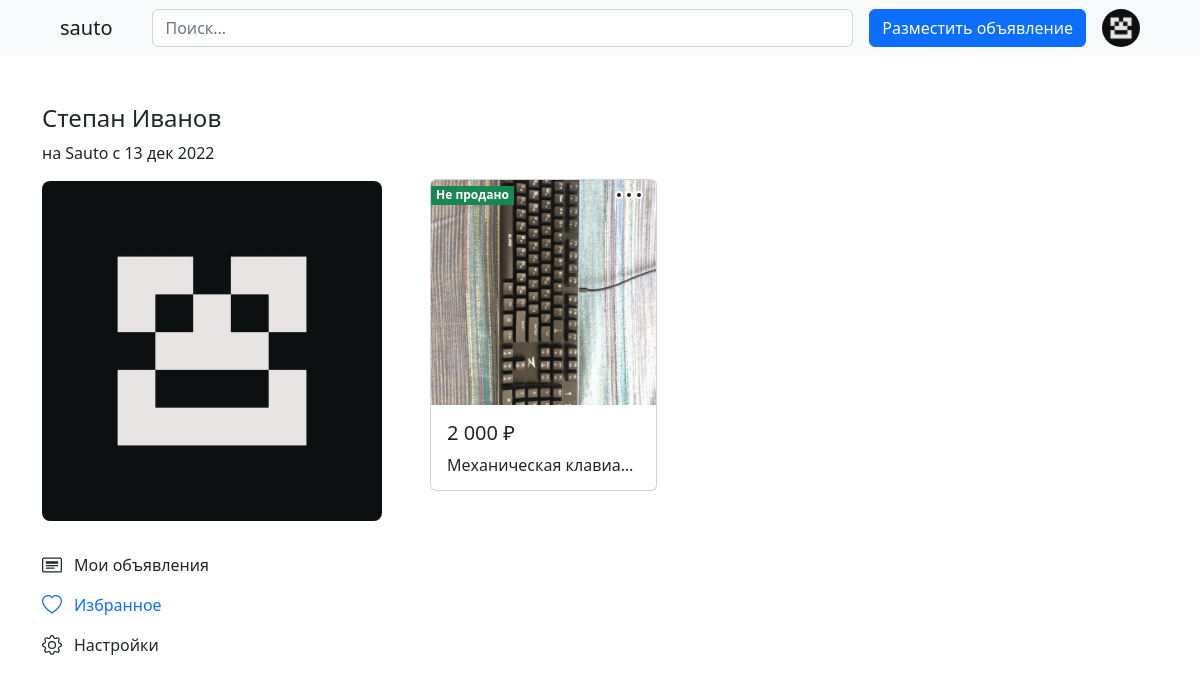
/profile/favorites/ (signed in), run on an earlier commit of the app's database.
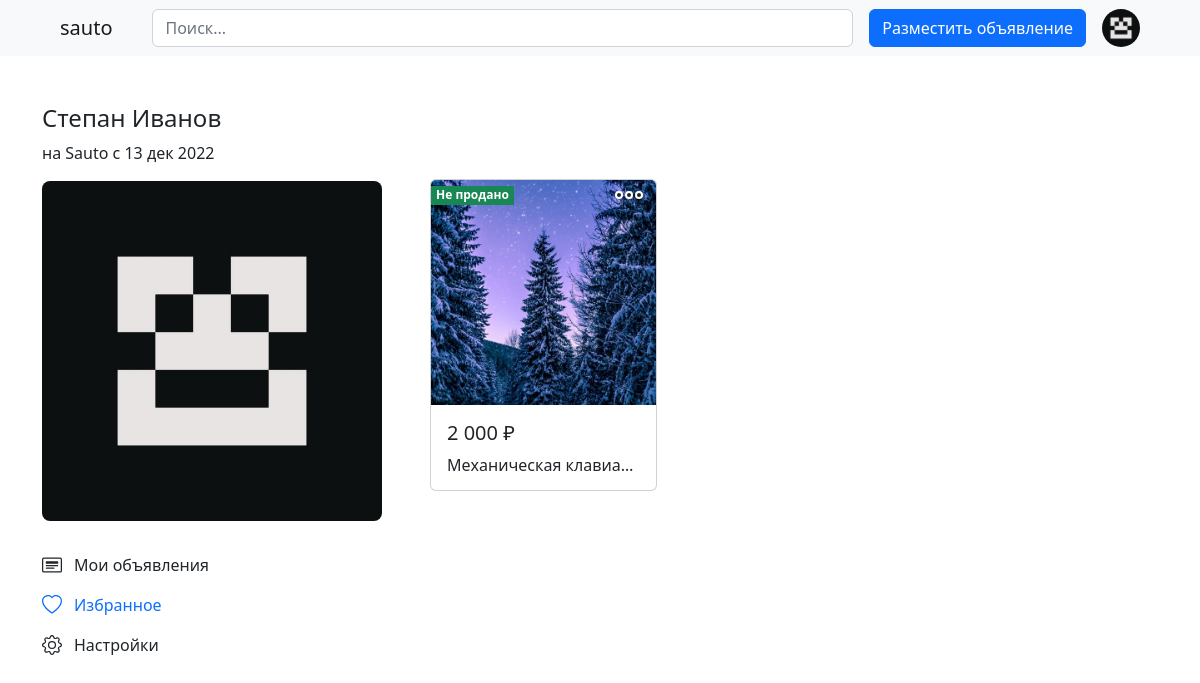
And on a later commit of the database.
### announcement/models.py (models this page shows, shortened)
class Announcement(models.Model):
    CATEGORIES = (
        (None, 'Не выбрано'),
        (0, 'Прочее'),
        (1, 'Женский гардероб'),
        (2, 'Мужской гардероб'),
        (3, 'Детский гардероб'),
        (4, 'Детские товары'),
        (5, 'Хэндмейд'),
        (6, 'Телефоны и планшеты'),
        (7, 'Фото и видеокамеры'),
        (8, 'Компьютерная техника'),
        (9, 'ТВ, аудио, видео'),
        (10, 'Бытовая техника'),
        (11, 'Для дома и дачи'),
        (12, 'Стройматериалы и инструменты'),
        (13, 'Красота и здоровье'),
        (14, 'Спорт и отдых'),
        (15, 'Хобби и развлечения'),
    )
    CONDITION = (
        (None, 'Не выбрано'),
        (0, 'БУ'),
        (1, 'Новое')
    )
    TYPE_ANNOUNCEMENT = (
        (None, 'Не выбрано'),
        (0, 'Продаю свое'),
        (1, 'Приобрел на продажу'),
        (2, 'Магазин'),
    )
    COMMUNICATION_METHOD = (
        (0, 'Адрес электронной почты'),
        (1, 'Имя пользователя телеграм'),
        (2, 'Номер телефона')
    )
    seller = models.ForeignKey(Seller, verbose_name="продавец", on_delete=models.CASCADE)
    category = models.IntegerField(verbose_name="категория", choices=CATEGORIES)
    condition = models.IntegerField(verbose_name="состояние", choices=CONDITION)
    type_announcement = models.IntegerField(verbose_name="тип объявления", choices=TYPE_ANNOUNCEMENT)
    name = models.CharField(verbose_name="название", max_length=50)
    price = models.DecimalField(verbose_name="цена", max_digits=13, decimal_places=2, validators=[MinValueValidator(0.01)])
    description = models.CharField(verbose_name="описание", max_length=3000, blank=True, null=True)
    sold = models.BooleanField(verbose_name="продано", default=False)
    latitude = models.FloatField(verbose_name="широта")
    longitude = models.FloatField(verbose_name="долгота")
    date_created = models.DateTimeField(verbose_name="дата создания", auto_now_add=True)
    date_updated = models.DateTimeField(verbose_name="дата изменения", auto_now_add=True)
    communication_method = models.IntegerField(verbose_name="способ связи", choices=COMMUNICATION_METHOD, default=0)
    class Meta:
        verbose_name = 'объявление'
        verbose_name_plural = 'объявления'
        ordering = ('-date_created', )

class AnnouncementImage(models.Model):
    announcement = models.ForeignKey(Announcement, verbose_name="объявление",  on_delete=models.CASCADE)
    image = models.ImageField(verbose_name="изображение", upload_to=_get_announcement_sale_image_filepath)
    class Meta:
        verbose_name = 'изображение объявления'
        verbose_name_plural = 'изображения объявлений'

### userprofile/views.py (the view)
# urls.py: path('favorites/', views.user_favorites, name='user-favorites'),
@login_required
def user_favorites(request):
    favorites = Favorite.objects.filter(user=request.user)
    announcements_pk = [favorite.announcement.pk for favorite in favorites]
    announcements = Announcement.objects.filter(pk__in=announcements_pk)
    if request.method == 'GET':
        if (request.GET.get('search')
                or request.GET.get('all')):
            response = form_announcements_and_images(request, announcements)
            return JsonResponse(response._asdict())
    page_announcements, paginator = paginate_announcements(request, announcements)
    images = AnnouncementImage.objects.filter(
        announcement__in=page_announcements)
    context = {
        'announcements': page_announcements,
        'images': images,
        'paginator': paginator,
    }
    return render(request, 'userprofile/user-favorites.html', context)

### announcement/utils.py (called while the page is built)
def paginate_announcements(request, announcements: QuerySet) -> tuple[Page, Paginator]:
    paginator = Paginator(announcements, 32)
    page = request.GET.get('page')
    page_announcements = paginator.get_page(page)
    return page_announcements, paginator

### userprofile/templates/userprofile/user-favorites.html (shortened to what this page needs)
{% extends 'announcement/base.html' %}
{% load static %}
{% block search %}
<input type="search" name="q" class="form-control" placeholder="Поиск...">
{% endblock %}
{% block content %}
<link rel="stylesheet" href="{% static 'css/announcement/announcements.css' %}">
<div class="container my-5">
    <div class="row gx-5">
        <div class="col-12 col-xl-4 col-xxl-3 mb-4">
            {% include 'userprofile/this-user-sidebar.html' with active='favorites' %}
        </div>
        <div class="col-12 col-xl-8 col-xxl-9">
            <div style="height: 75.28px;"></div>
            <div class="announcement-cards">
                {% include 'announcement/announcement-cards.html' %}
            </div>
        </div>
    </div>
</div>
{% endblock %}

### announcement/templates/announcement/this-user-announcement-card.html (shortened to what this page needs)
<div class="col" data-announcement="{{ announcement.pk }}">
    <div class="announcement-edit-btn-container">
        <a href="#" class="d-block link-dark text-decoration-none announcement-edit-btn" data-bs-toggle="dropdown"
            aria-expanded="false">
            <svg xmlns="http://www.w3.org/2000/svg" width="32" height="32" fill="#212528" stroke="#fff"
                class="bi bi-three-dots" viewBox="0 0 16 16">
                <path
                    d="M3 9.5a1.5 1.5 0 1 1 0-3 1.5 1.5 0 0 1 0 3zm5 0a1.5 1.5 0 1 1 0-3 1.5 1.5 0 0 1 0 3zm5 0a1.5 1.5 0 1 1 0-3 1.5 1.5 0 0 1 0 3z" />
            </svg>
        </a>
        {% if announcement.sold %}
        <span class="sold-status sold-status-true fw-semibold">Продано</span>
        {% else %}
        <span class="sold-status sold-status-false fw-semibold">Не продано</span>
        {% endif %}
    </div>
    <a href="{% url 'show-announcement' announcement.pk %}" class="text-decoration-none text-dark">
        <div class="card" style="overflow: hidden;">
            <div class="ratio">
                <div class="ratio-inner ratio-1-1">
                    <div class="ratio-content">
                        {% for image in images %}
                        {% if image.announcement == announcement %}
                        <img src="{{ image.image.url }}" class="img-100" alt="...">
                        {% endif %}
                        {% endfor %}
                    </div>
                </div>
            </div>
            <div class="card-body">
                <h5 class="card-title">{{ announcement.price|floatformat:"-2g" }} ₽</h5>
                <div class="card-truncate-text-container">
                    <div class="card-truncate-text">
                        {{ announcement.name }}
                    </div>
                </div>
            </div>
        </div>
    </a>
</div>

What changed in the data, as far as the page shows it:
removed AnnouncementImage: image (picture)
added AnnouncementImage: image (picture)
